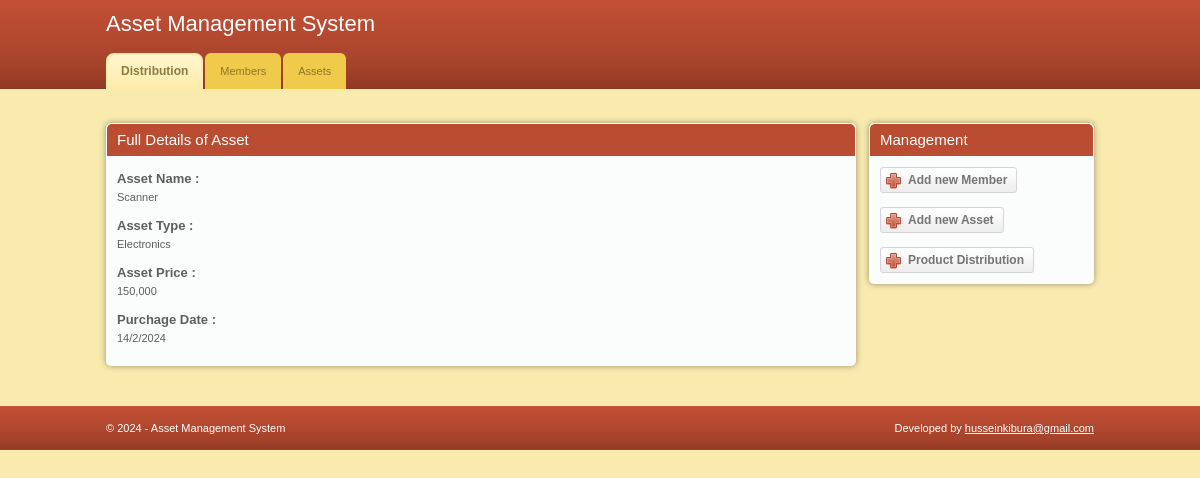
The app's page /assets/4 with its own data.
### assetapp/models.py (models this page shows, shortened)
class Asset(models.Model):
    name = models.CharField(max_length=50)
    assettype = models.CharField(max_length=50)
    price = models.CharField(max_length=50)
    date = models.CharField(max_length=10)

### assetapp/views.py (the view)
# urls.py: re_path(r'^assets/(?P<id>[0-9]+)$', views.assetsdetails, name='assets'),
def assetsdetails(request, id):
    instance = get_object_or_404(Asset, pk=id)
    context = {
        "title": "Hello",
        "more": instance
    }
    return render(request, 'assetapp/assetdetails.html', context)

### assetapp/templates/assetapp/assetdetails.html (shortened to what this page needs)
{% extends 'base.html' %}
{% block content %}
<div class="box">
    <div class="box-head">
        <h2>Full Details of Asset</h2>
    </div>
        <div class="form">
            <label>Asset Name : </label>
            <p>{{ more.name }}</p>
            <label>Asset Type : </label>
            <p>{{ more.assettype }}</p>
             <label>Asset Price : </label>
            <p>{{ more.price }}</p>
             <label>Purchage Date : </label>
            <p>{{ more.date }}</p>
        </div>
</div>
{% endblock content %}

### assetapp/static/assetapp/css/style.css (style rules this page uses)
* { padding:0; margin:0; outline:0; }
body { background:#f9ebae; font-family: Verdana, sans-serif; font-size:11px; line-height:14px; color:#5e5e5e; }
h2 { font-size:15px; font-weight: normal; }
.box { background:#fbfcfc; height:100%; padding:1px; margin-bottom:20px; }
.box-head { background:#ba4c32; height:32px; color:#fff; padding: 0 10px; line-height:32px; white-space:nowrap; border-bottom:solid 1px #fff; }
.form { padding:15px 10px 5px 10px; }
.form label { display:block; font-weight: bold; font-size:13px; padding-bottom:4px; }
.form p { padding-bottom:15px; }
.box { -moz-border-radius:5px; -webkit-border-radius:5px; -moz-box-shadow: 0 0 6px #978f6c; -webkit-box-shadow: 0 0 6px #978f6c; }
.box-head { -moz-border-radius-topleft:5px; -moz-border-radius-topright:5px; -webkit-border-top-left-radius:5px; -webkit-border-top-right-radius:5px; }

### records on screen
Asset: name "Scanner", assettype "Electronics", price "150,000", date "14/2/2024"
